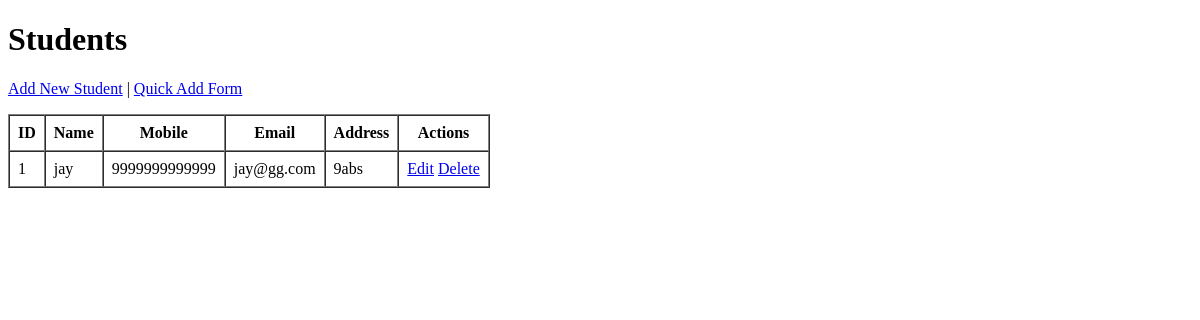
/students/ (signed in), run on an earlier commit of the app's database.
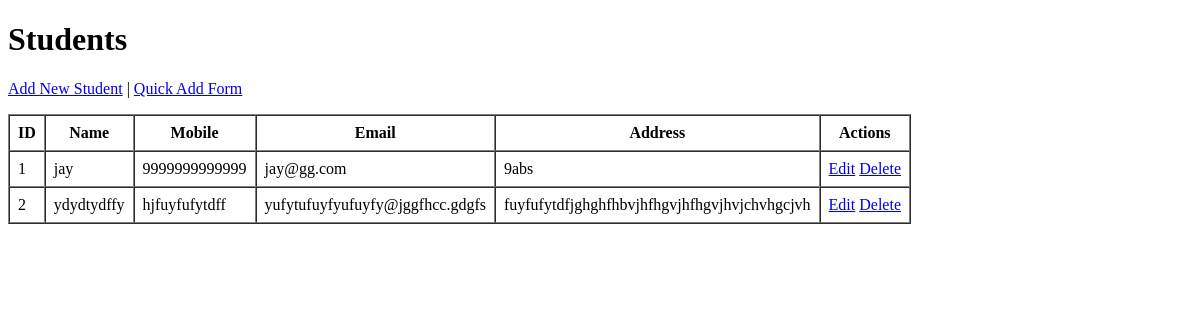
And on a later commit of the database.
### helloworld/models.py (models this page shows, shortened)
class Student(models.Model):
    name = models.CharField(max_length=100)
    mobile = models.CharField(max_length=20)
    email = models.EmailField()
    address = models.CharField(max_length=255)

### helloworld/views.py (the view)
def student_list(request):
     login_redirect = require_login(request)
     if login_redirect:
          return login_redirect
     students = Student.objects.all().order_by('id')
     return render(request, 'students-list.html', {'students': students})

### helloworld/views.py (called while the page is built)
def require_login(request):
     if not request.session.get('username'):
          return redirect('/login/')
     return None

### templates/students-list.html (shortened to what this page needs)
<!DOCTYPE html>
<html lang="en">
<head>
</head>
<body>
    <h1>Students</h1>
    <p>
        <a href="/students/add/">Add New Student</a> |
        <a href="/add-student/">Quick Add Form</a>
    </p>
    <table border="1" cellpadding="8" cellspacing="0">
        <thead>
            <tr>
                <th>ID</th>
                <th>Name</th>
                <th>Mobile</th>
                <th>Email</th>
                <th>Address</th>
                <th>Actions</th>
            </tr>
        </thead>
        <tbody>
            {% for student in students %}
            <tr>
                <td>{{ student.id }}</td>
                <td>{{ student.name }}</td>
                <td>{{ student.mobile }}</td>
                <td>{{ student.email }}</td>
                <td>{{ student.address }}</td>
                <td>
                    <a href="/students/edit/{{ student.id }}/">Edit</a>
                    <a href="/students/delete/{{ student.id }}/">Delete</a>
                </td>
            </tr>
            {% empty %}
            <tr>
                <td colspan="6">No students found.</td>
            </tr>
            {% endfor %}
        </tbody>
    </table>
</body>
</html>

What changed in the data, as far as the page shows it:
added Student: id "2", name "ydydtydffy", mobile "hjfuyfufytdff", email "yufytufuyfyufuyfy@jggfhcc.gdgfs", address "fuyfufytdfjghghfhbvjhfhgvjhfhgvjhvjchvhgcjvh"
